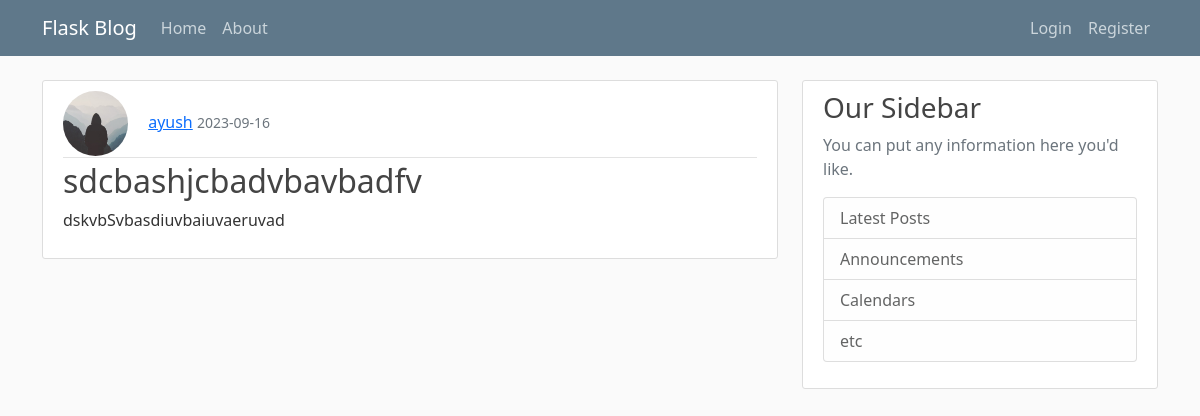
Page /post/8 on the earlier database version.
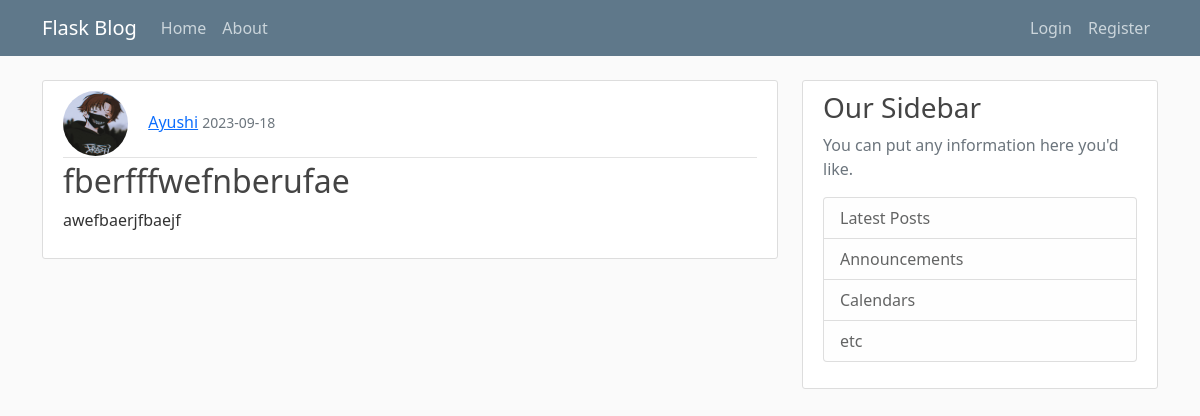
Same page on the later database version.
### flask_blog/models.py (models this page shows, shortened)
class User(db.Model, UserMixin):
    id = db.Column(db.Integer, primary_key=True)
    username = db.Column(db.String(20), unique=True, nullable=False)
    email = db.Column(db.String(120), unique=True, nullable=False)
    image_file = db.Column(db.String(20), nullable=False, default="default.jpg")
    password = db.Column(db.String(60), nullable=False)
    posts = db.relationship("Post", backref="Author", lazy=True)

class Post(db.Model):
    id = db.Column(db.Integer, primary_key=True)
    title = db.Column(db.String(100), nullable=False)
    date_posted = db.Column(db.DateTime, nullable=False, default=datetime.utcnow)
    content = db.Column(db.Text, nullable=False)
    user_id = db.Column(db.Integer, db.ForeignKey("user.id"), nullable=False)

### flask_blog/routes.py (the view)
@app.route("/post/<int:post_id>")
def post(post_id):
    post = Post.query.get_or_404(post_id)
    return render_template("post.html", title=post.title, post=post)

### flask_blog/templates/post.html (shortened to what this page needs)
{% extends "base.html" %}
{% block body %}
    <article class="media content-section">
        <div class="media-body">
          <div class="article-metadata">
            <img class="rounded-circle article-img" src={{url_for('static',filename='pics/'+post.Author.image_file)}}>
            <a class="mr-2" href="{{url_for('user_post',username=post.Author.username)}}">{{ post.Author.username }}</a>
            <small class="text-muted">{{ post.date_posted.strftime('%Y-%m-%d') }}</small>
        </div>
          <h2 class="article-title">{{post.title}}</h2>
          <p class="article-content">{{ post.content }}</p>
        </div>
    </div>
{% endblock body %}

Differences in the rows shown:
no longer on this page (row edited): User: image_file (placeholder picture), Author.username "ayush"
now on this page (row unchanged): User: image_file (picture), Author.username "Ayushi"
changed Post: date_posted "2023-09-16" → "2023-09-18"; title "sdcbashjcbadvbavbadfv" → "fberfffwefnberufae"; content "dskvbSvbasdiuvbaiuvaeruvad" → "awefbaerjfbaejf"
